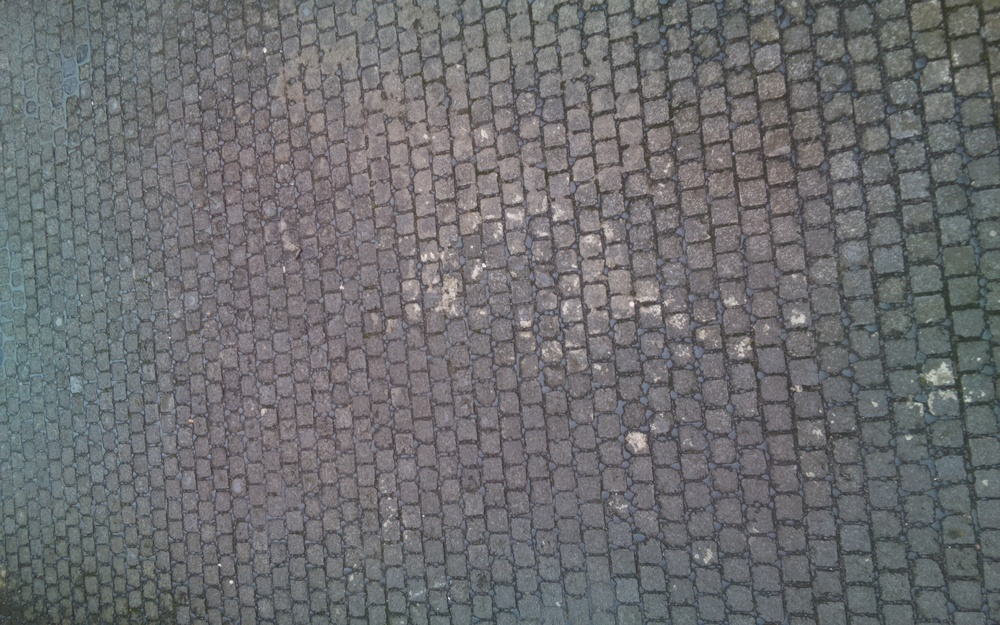
#> input picture python/coindrop_opencv2/capture/image23.jpg, 1000 x 625 px, shrunk from 1680 x 1050 before the run; the run also reads 1 picture not shown here
$ python template_match_coin.py
#> lines starting #> are read from the running program, lines starting #| are printed output that depends on the picture
import cv2
import numpy as np
from matplotlib import pyplot as plt

img = cv2.imread('capture/image23.jpg',0)
#> img: shape (625, 1000); min 41, max 247, mean 110
img2 = img.copy()
template = cv2.imread('capture/template.jpg',0)
w, h = template.shape[::-1]
#> w = 8; h = 8

# All the 6 methods for comparison in a list

# methods = ['cv2.TM_CCOEFF', 'cv2.TM_CCOEFF_NORMED', 'cv2.TM_CCORR',
#           'cv2.TM_CCORR_NORMED', 'cv2.TM_SQDIFF', 'cv2.TM_SQDIFF_NORMED']


img = img2.copy()
method = eval('cv2.TM_CCOEFF')

# Apply template Matching
res = cv2.matchTemplate(img,template,method)
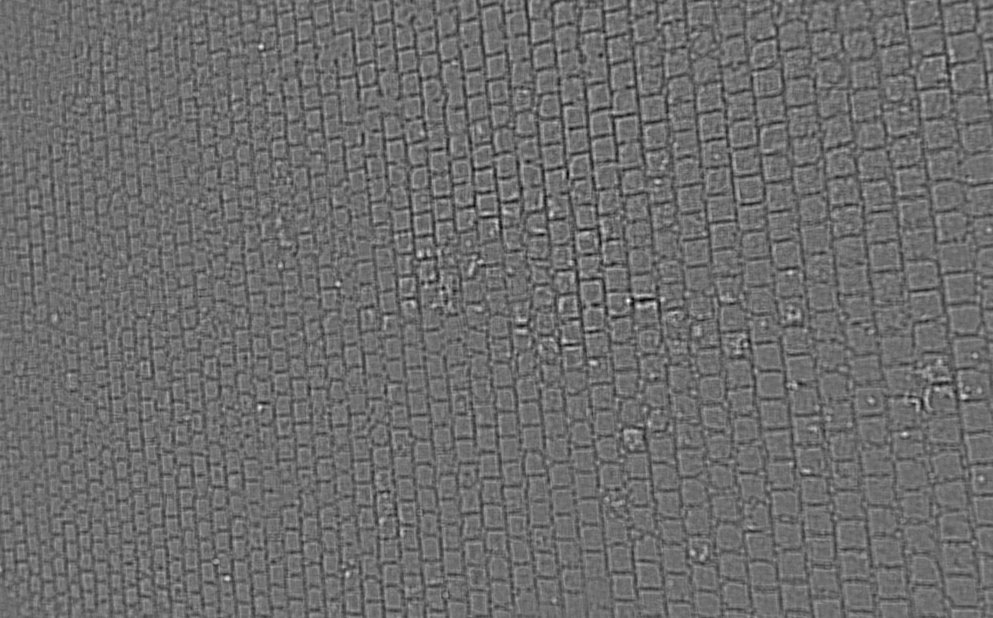
#> res: shape (618, 993) float32; min -58898.1, max 78115.6, mean -18.5; drawn with min black and max white
min_val, max_val, min_loc, max_loc = cv2.minMaxLoc(res)
#> min_val = -58898.1; max_val = 78115.6; min_loc = (641, 300); max_loc = (628, 300)

# If the method is TM_SQDIFF or TM_SQDIFF_NORMED, take minimum
if method in [cv2.TM_SQDIFF, cv2.TM_SQDIFF_NORMED]:
    top_left = min_loc
else:
    top_left = max_loc
#> top_left = (628, 300)
bottom_right = (top_left[0] + w, top_left[1] + h)
#> bottom_right = (636, 308)

cv2.rectangle(img,top_left, bottom_right, 255, 2)
#> img: shape (625, 1000); min 41, max 255, mean 110

# [8 lines of commented-out code are left out]
cv2.imshow("matched", img)
cv2.waitKey(0)
